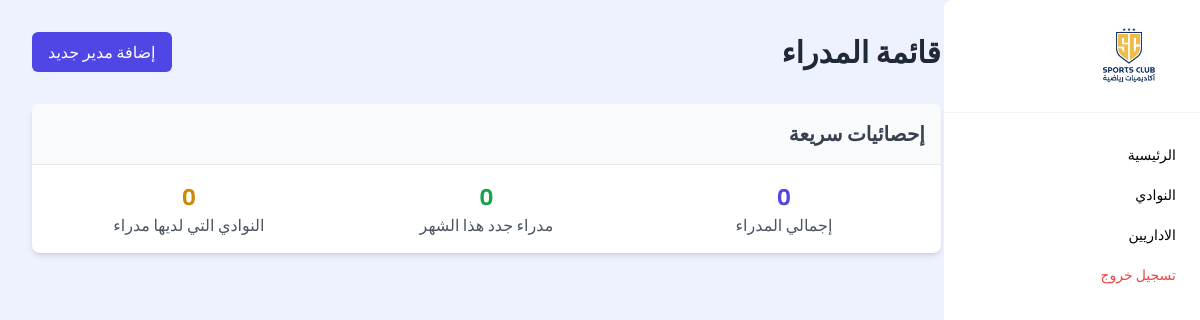
/admin_dashboard/viewDirector, run on an earlier commit of the app's database.
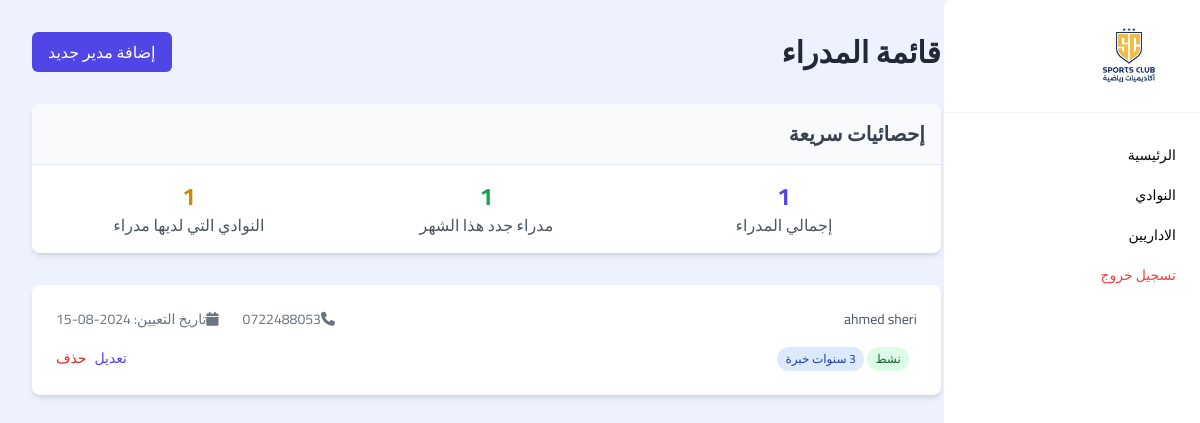
And on a later commit of the database.
### accounts/models.py (models this page shows, shortened)
class UserProfile(models.Model):
    user = models.OneToOneField(User, on_delete=models.CASCADE)
    account_type = models.CharField(max_length=250, choices=AccountTypeChoices)
    creation_date = models.DateTimeField(auto_now_add=True)
    director_profile = models.ForeignKey('DirectorProfile', on_delete=models.SET_NULL, null=True, blank=True)
    student_profile = models.ForeignKey('StudentProfile', on_delete=models.SET_NULL, null=True, blank=True)
    Coach_profile = models.ForeignKey('CoachProfile', on_delete=models.SET_NULL, null=True, blank=True)

class DirectorProfile(models.Model):
    full_name = models.CharField(max_length=50)
    phone = models.CharField(max_length=50)
    club = models.ForeignKey('ClubsModel', on_delete=models.SET_NULL, null=True)
    creation_date = models.DateTimeField(auto_now_add=True)

class ClubsModel(models.Model):
    name = models.CharField(max_length=250, null=True, verbose_name="اسم الاكادمية")
    city = models.CharField(max_length=255, choices = citys, null=True, verbose_name="المدينة")
    district = models.CharField(max_length=250, null=True, verbose_name="الحي")
    street = models.CharField(max_length=250, null=True, verbose_name="الشارع")
    creation_date = models.DateTimeField(auto_now_add=True)

### admin_dashboard/views.py (the view)
# urls.py: path('viewDirector', views.viewDirector, name="viewDirector"),
def viewDirector(request):
    date_time_now = datetime.now()
    directors = UserProfile.objects.filter(account_type='2')
    this_month_directors = directors.filter(creation_date__year=date_time_now.year, creation_date__month=date_time_now.month)
    Clubs = ClubsModel.objects.all()
    Directors = DirectorProfile.objects.all()
    clubs_have_Director = 0
    for i in Clubs:
        if Directors.filter(club=i).exists():clubs_have_Director+=1
        break
    return render(request, 'admin_dashboard/Director/viewDirector.html', {'directors':directors, 'this_month_directors':this_month_directors, 'clubs_have_Director':clubs_have_Director})

### templates/admin_dashboard/Director/viewDirector.html (shortened to what this page needs)
{% extends "base_admin_dashboard.html" %} {% load static %} {% block content %}
<section class="bg-indigo-50 w-full min-h-screen p-4 md:p-8">
  <div class="max-w-6xl mx-auto md:pr-[20%]">
    <div class="flex justify-between items-center mb-8">
      <h1 class="text-3xl font-bold text-gray-800">قائمة المدراء</h1>
      <a
        href="{% url 'addDirector' %}"
        class="bg-indigo-600 text-white px-4 py-2 rounded-md hover:bg-indigo-700 transition duration-300 ease-in-out"
        >إضافة مدير جديد</a
      >
    </div>
    <div class="bg-white rounded-lg shadow-md overflow-hidden mb-8">
      <div class="p-4 bg-gray-50 border-b border-gray-200">
        <h2 class="text-xl font-semibold text-gray-700">إحصائيات سريعة</h2>
      </div>
      <div class="p-4 grid grid-cols-1 md:grid-cols-3 gap-4">
        <div class="text-center">
          <p class="text-2xl font-bold text-indigo-600">{{directors.count}}</p>
          <p class="text-gray-600">إجمالي المدراء</p>
        </div>
        <div class="text-center">
          <p class="text-2xl font-bold text-green-600">{{this_month_directors.count}}</p>
          <p class="text-gray-600">مدراء جدد هذا الشهر</p>
        </div>
        <div class="text-center">
          <p class="text-2xl font-bold text-yellow-600">{{clubs_have_Director}}</p>
          <p class="text-gray-600">النوادي التي لديها مدراء</p>
        </div>
      </div>
    </div>
    <ul class="space-y-4">
      {% for director in directors %}
      <li class="bg-white rounded-lg shadow-md overflow-hidden">
        <div class="p-6">
          <div
            class="flex flex-col md:flex-row md:items-center md:justify-between"
          >
            <div class="mb-4 md:mb-0">
              <p class="text-sm text-gray-600">{{director.director_profile.club.name}}</p>
            </div>
            <div
              class="flex flex-col md:flex-row md:items-center space-y-2 md:space-y-0 md:space-x-4 rtl:space-x-reverse"
            >
              <span class="text-sm text-gray-500"
                ><i class="fas fa-phone mr-2"></i>{{director.director_profile.phone}}</span
              >
              <span class="text-sm text-gray-500"
                ><i class="fas fa-calendar mr-2"></i>تاريخ التعيين:
                {{director.creation_date|date:'Y-m-d'}}</span
              >
            </div>
          </div>
          <div class="mt-4 flex flex-wrap justify-between items-center">
            <div class="mt-2 md:mt-0">
              <span
                class="inline-block bg-green-100 text-green-800 text-xs px-2 py-1 rounded-full mr-2"
                >نشط</span
              >
              <span
                class="inline-block bg-blue-100 text-blue-800 text-xs px-2 py-1 rounded-full"
                >3 سنوات خبرة</span
              >
            </div>
            <div class="mt-4 md:mt-0 flex space-x-2 rtl:space-x-reverse">
              <a
                href="{% url 'editDirector' director.id %}"
                class="text-indigo-600 hover:text-indigo-800 text-sm font-medium"
                >تعديل</a
              >
              <a
                href="{% url 'deleteDirector' director.id %}"
                class="text-red-600 hover:text-red-800 text-sm font-medium"
                >حذف</a
              >
            </div>
          </div>
        </div>
      </li>
      {% endfor %}
    </ul>
  </div>
</section>
{% endblock content %}

What changed in the data, as far as the page shows it:
added UserProfile: director_profile.club.name "ahmed sheri", director_profile.phone "0722488053", creation_date "2024-08-15"
Also different on the page:
{{ directors.count }}: "0" → "1"
{{ this_month_directors.count }}: "0" → "1"
{{ clubs_have_Director }}: "0" → "1"
